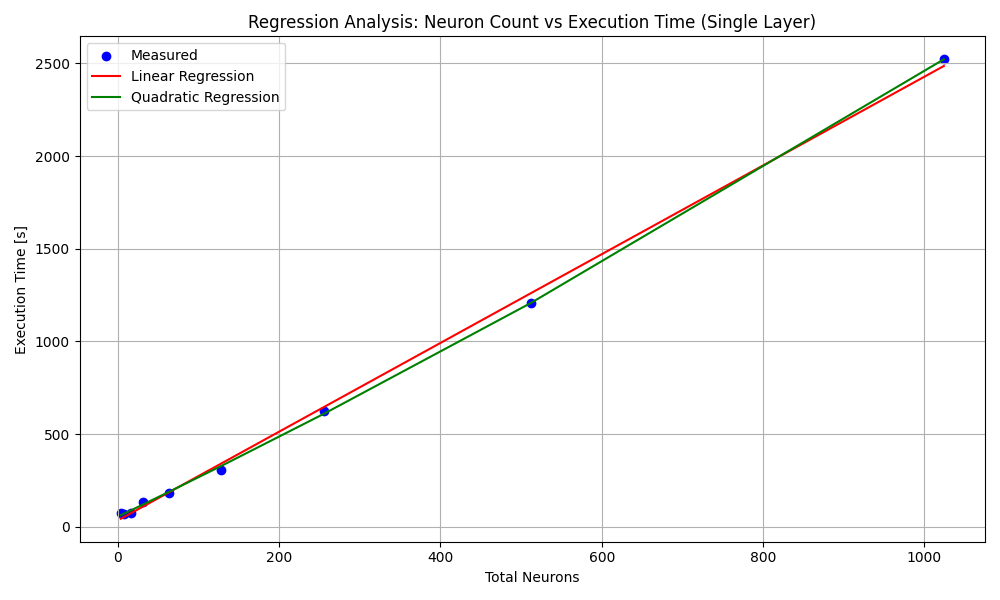

Python code for this plot:
import numpy as np
import matplotlib.pyplot as plt
from sklearn.linear_model import LinearRegression
from sklearn.preprocessing import PolynomialFeatures

# 1層ネットワークのデータ（analyze_results.pyより）
neuron_counts = np.array([4, 8, 16, 32, 64, 128, 256, 512, 1024]).reshape(-1, 1)
exec_times = np.array([73.41, 71.25, 76.73, 134.74, 185.02, 308.08, 624.75, 1205.1, 2521.6])

# 線形回帰
lin_reg = LinearRegression()
lin_reg.fit(neuron_counts, exec_times)
print(f"線形回帰式: 実行時間 = {lin_reg.coef_[0]:.3f} * ニューロン数 + {lin_reg.intercept_:.3f}")

# 2次多項式回帰
poly = PolynomialFeatures(degree=2)
neuron_counts_poly = poly.fit_transform(neuron_counts)
poly_reg = LinearRegression()
poly_reg.fit(neuron_counts_poly, exec_times)
print(f"2次回帰式: 実行時間 = {poly_reg.coef_[2]:.3f} * ニューロン数^2 + {poly_reg.coef_[1]:.3f} * ニューロン数 + {poly_reg.intercept_:.3f}")

# グラフ描画
plt.figure(figsize=(10, 6))
plt.scatter(neuron_counts, exec_times, color='blue', label='Measured')
plt.plot(neuron_counts, lin_reg.predict(neuron_counts), color='red', label='Linear Regression')
plt.plot(neuron_counts, poly_reg.predict(neuron_counts_poly), color='green', label='Quadratic Regression')
plt.xlabel('Total Neurons')
plt.ylabel('Execution Time [s]')
plt.title('Regression Analysis: Neuron Count vs Execution Time (Single Layer)')
plt.legend()
plt.grid(True)
plt.tight_layout()
plt.savefig('regression_neuron_vs_time.png')
plt.show() 